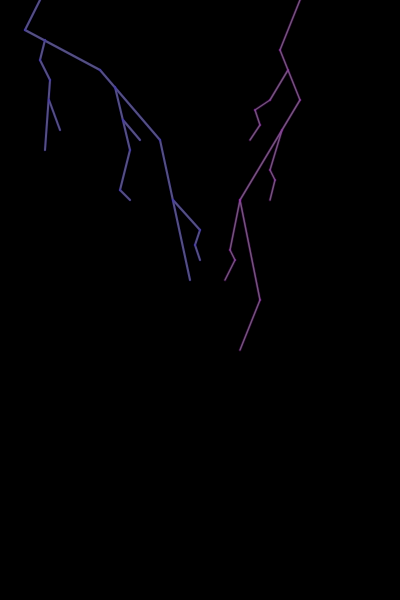
Frame 1 (no input)
Frame 60 (no input): identical to frame 1, image omitted
Frame 120 (the mouse pressed at the canvas centre since frame 60): identical to frame 1, image omitted

The p5.js sketch that drew this single still picture (run headless with seeded random() and noise() and a simulated clock; from frame 60 on, the mouse is pressed at the canvas centre):

// p5.js sketch
// ── sketch.js
function setup() {
  createCanvas(400, 600);
}

function draw() {
  background(0)
  lighting1()
  lighting2()
}

function lighting1(){
  strokeWeight(2)
  stroke(100)
  line(40,0,25,30)
  line(25,30,100,70)
  line(100,70,160,140)
  line(160,140,190,280)
  
  line(45,40,40,60)
  line(40,60,50,80)
  line(50,80,45,150)
  line(49,100,60,130)
  
  line(115,87,130,150)
  line(130,150,120,190)
  line(123,120,140,140)
  line(120,190,130,200)
  
  line(173,200,200,230)
  line(200,230,195,245)
  line(195,245,200,260)
  
  strokeWeight(3)
  stroke(30,0,250,50)
  line(40,0,25,30)
  line(25,30,100,70)
  line(100,70,160,140)
  line(160,140,190,280)
  
  line(45,40,40,60)
  line(40,60,50,80)
  line(50,80,45,150)
  line(49,100,60,130)
  
  line(115,87,130,150)
  line(130,150,120,190)
  line(123,120,140,140)
  line(120,190,130,200)
  
  line(173,200,200,230)
  line(200,230,195,245)
  line(195,245,200,260)
}

function lighting2(){
  stroke(100)
  strokeWeight(1.5)
  line(300,0,280,50)
  line(280,50,300,100)
  line(300,100,240,200)
  line(240,200,260,300)
  line(260,300,240,350)
  
  line(288,70,270,100)
  line(270,100,255,110)
  line(255,110,260,125)
  line(260,125,250,140)
  
  line(282,130,270,170)
  line(270,170,275,180)
  line(275,180,270,200)
  line(240,200,230,250)
  line(230,250,235,260)
  line(235,260,225,280)
  
  stroke(200,0,250,40)
  strokeWeight(3)
  line(300,0,280,50)
  line(280,50,300,100)
  line(300,100,240,200)
  line(240,200,260,300)
  line(260,300,240,350)
  
  line(288,70,270,100)
  line(270,100,255,110)
  line(255,110,260,125)
  line(260,125,250,140)
  
  line(282,130,270,170)
  line(270,170,275,180)
  line(275,180,270,200)
  line(240,200,230,250)
  line(230,250,235,260)
  line(235,260,225,280)
}
